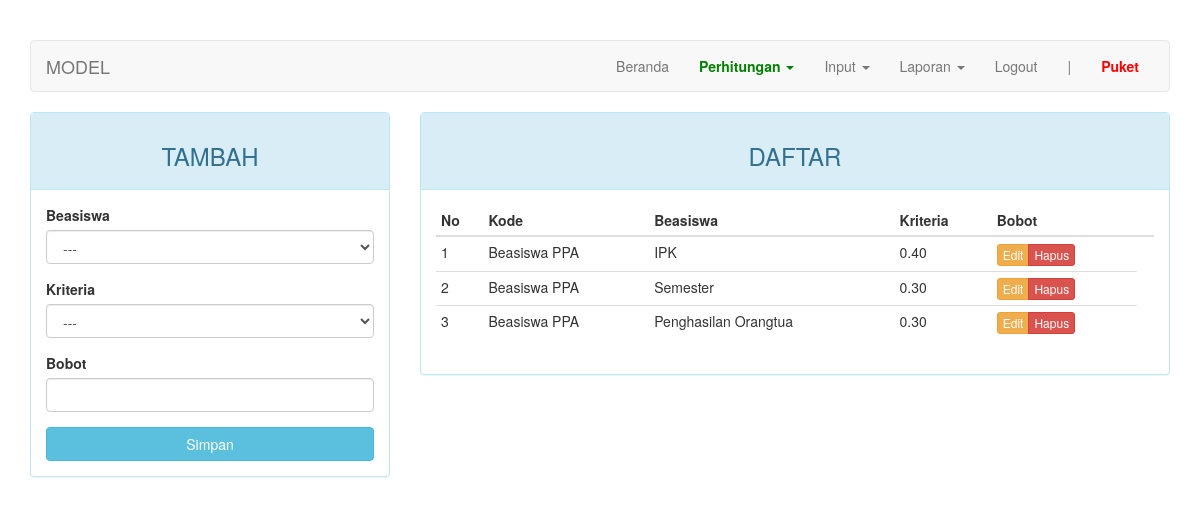
The page /index.php?page=model (signed in) on the database as committed earlier.
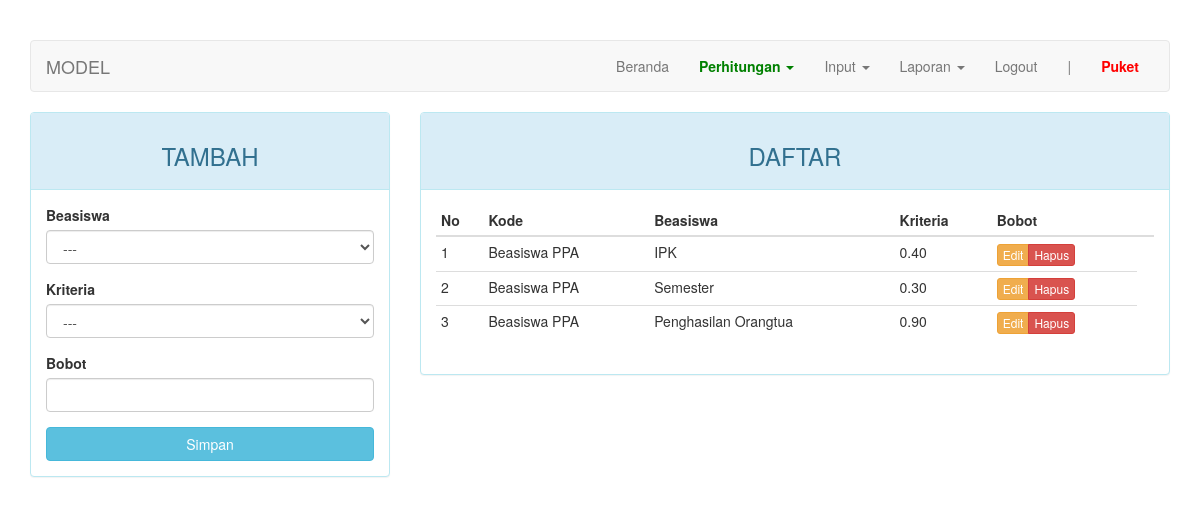
The same page on the database as committed later.
### tables this page shows
CREATE TABLE `model` (
  `kd_model` int(11) NOT NULL,
  `kd_beasiswa` int(11) NOT NULL,
  `kd_kriteria` int(11) NOT NULL,
  `bobot` varchar(5) DEFAULT NULL
);

CREATE TABLE `beasiswa` (
  `kd_beasiswa` int(11) NOT NULL,
  `nama` varchar(50) DEFAULT NULL
);

CREATE TABLE `kriteria` (
  `kd_kriteria` int(11) NOT NULL,
  `kd_beasiswa` int(11) NOT NULL,
  `nama` varchar(50) DEFAULT NULL,
  `sifat` enum('min','max') DEFAULT NULL
);

### page/model.php (the view, shortened to what this page needs)
<?php
$update = (isset($_GET['action']) AND $_GET['action'] == 'update') ? true : false;
?>
<div class="row">
	<div class="col-md-4">
	    <div class="panel panel-<?= ($update) ? "warning" : "info" ?>">
	        <div class="panel-heading"><h3 class="text-center"><?= ($update) ? "EDIT" : "TAMBAH" ?></h3></div>
	        <div class="panel-body">
	            <form action="<?=$_SERVER['REQUEST_URI']?>" method="POST">
									<div class="form-group">
	                  <label for="kd_beasiswa">Beasiswa</label>
										<select class="form-control" name="kd_beasiswa">
											<option>---</option>
										</select>
									</div>
									<div class="form-group">
	                  <label for="kd_kriteria">Kriteria</label>
										<select class="form-control" name="kd_kriteria">
											<option>---</option>
										</select>
									</div>
	                <div class="form-group">
	                    <label for="bobot">Bobot</label>
	                    <input type="text" name="bobot" class="form-control" <?= (!$update) ?: 'value="'.$row["bobot"].'"' ?>>
	                </div>
	                <button type="submit" class="btn btn-<?= ($update) ? "warning" : "info" ?> btn-block">Simpan</button>
	            </form>
	        </div>
	    </div>
	</div>
	<div class="col-md-8">
	    <div class="panel panel-info">
	        <div class="panel-heading"><h3 class="text-center">DAFTAR</h3></div>
	        <div class="panel-body">
	            <table class="table table-condensed">
	                <thead>
	                    <tr>
	                        <th>No</th>
	                        <th>Kode</th>
													<th>Beasiswa</th>
	                        <th>Kriteria</th>
	                        <th>Bobot</th>
	                        <th></th>
	                    </tr>
	                </thead>
	                <tbody>
	                    <?php $no = 1; ?>
	                    <?php if ($query = $connection->query("SELECT c.nama AS nama_beasiswa, b.nama AS nama_kriteria, a.bobot, a.kd_model FROM model a JOIN kriteria b ON a.kd_kriteria=b.kd_kriteria JOIN beasiswa c ON a.kd_beasiswa=c.kd_beasiswa")): ?>
	                        <?php while($row = $query->fetch_assoc()): ?>
	                        <tr>
	                            <td><?=$no++?></td>
															<td><?=$row['nama_beasiswa']?></td>
	                            <td><?=$row['nama_kriteria']?></td>
	                            <td><?=$row['bobot']?></td>
	                            <td>
	                                <div class="btn-group">
	                                    <a href="?page=model&action=update&key=<?=$row['kd_model']?>" class="btn btn-warning btn-xs">Edit</a>
	                                    <a href="?page=model&action=delete&key=<?=$row['kd_model']?>" class="btn btn-danger btn-xs">Hapus</a>
	                                </div>
	                            </td>
	                        </tr>
	                        <?php endwhile ?>
	                    <?php endif ?>
	                </tbody>
	            </table>
	        </div>
	    </div>
	</div>
</div>

Rows that differ between the two databases and show on the page:
changed model "Penghasilan Orangtua": bobot "0.30" → "0.90"
